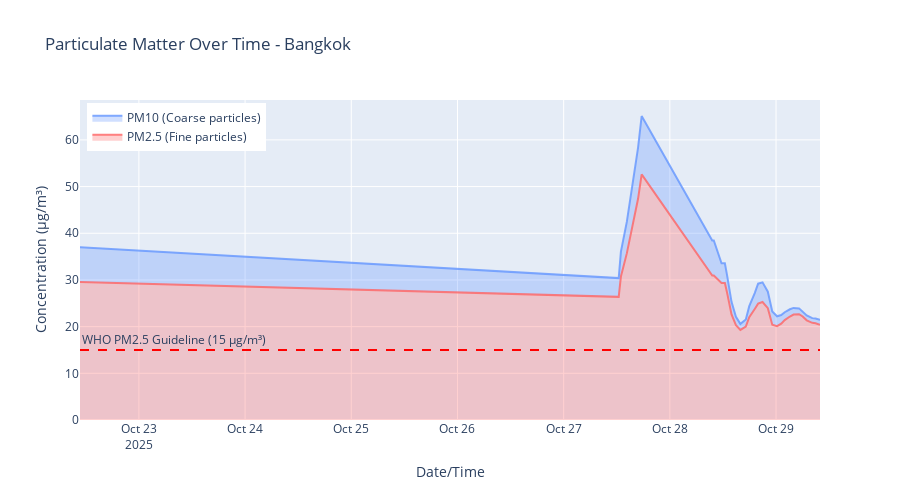

The notebook cell saved with this chart:
### Code cell
# Show PM2.5 vs PM10 for most polluted city (Bangkok)
city_to_plot = 'Bangkok'
city_data = df[df['city_name'] == city_to_plot].sort_values('timestamp')

fig = go.Figure()

fig.add_trace(go.Scatter(
    x=city_data['timestamp'],
    y=city_data['pm2_5'],
    fill='tozeroy',
    name='PM2.5 (Fine particles)',
    line=dict(color='rgba(255, 100, 100, 0.8)', width=2),
    fillcolor='rgba(255, 100, 100, 0.3)'
))

fig.add_trace(go.Scatter(
    x=city_data['timestamp'],
    y=city_data['pm10'],
    fill='tonexty',
    name='PM10 (Coarse particles)',
    line=dict(color='rgba(100, 150, 255, 0.8)', width=2),
    fillcolor='rgba(100, 150, 255, 0.3)'
))

# Add WHO guideline
fig.add_hline(y=15, line_dash="dash", line_color="red", 
              annotation_text="WHO PM2.5 Guideline (15 μg/m³)", 
              annotation_position="top left")

fig.update_layout(
    title=f'Particulate Matter Over Time - {city_to_plot}',
    xaxis_title='Date/Time',
    yaxis_title='Concentration (μg/m³)',
    hovermode='x unified',
    height=500,
    legend=dict(yanchor="top", y=0.99, xanchor="left", x=0.01)
)

fig.show()

print(f"\n📊 In {city_to_plot}:")
print(f"   Average PM2.5: {city_data['pm2_5'].mean():.2f} μg/m³")
print(f"   Average PM10: {city_data['pm10'].mean():.2f} μg/m³")
print(f"   PM2.5 exceeds WHO guideline: {(city_data['pm2_5'] > 15).sum()} times ({(city_data['pm2_5'] > 15).sum() / len(city_data) * 100:.1f}%)")

### Figure 1 — Plotly figure (JSON) as saved in the notebook; plotly's stock layout.template omitted (floating-point values rounded to 4 significant figures)
{"data": [{"fill": "tozeroy", "fillcolor": "rgba(255, 100, 100, 0.3)", "line": {"color": "rgba(255, 100, 100, 0.8)", "width": 2}, "name": "PM2.5 (Fine particles)", "type": "scatter", "x": ["2025-10-22T10:41:18", "2025-10-22T10:47:27", "2025-10-27T12:26:20", "2025-10-27T12:49:45", "2025-10-27T12:56:22", "2025-10-27T14:16:19", "2025-10-27T16:48:54", "2025-10-27T17:37:44", "2025-10-28T09:34:46", "2025-10-28T09:56:04", "2025-10-28T11:39:01", "2025-10-28T11:40:45", "2025-10-28T11:56:16", "2025-10-28T12:26:14", "2025-10-28T12:56:18", "2025-10-28T13:56:24", "2025-10-28T14:56:23", "2025-10-28T15:56:26", "2025-10-28T17:09:56", "2025-10-28T17:56:37", "2025-10-28T19:10:58", "2025-10-28T19:56:47", "2025-10-28T20:56:56", "2025-10-28T22:08:42", "2025-10-28T23:08:58", "2025-10-29T00:13:37", "2025-10-29T01:10:21", "2025-10-29T01:57:19", "2025-10-29T03:07:46", "2025-10-29T03:57:27", "2025-10-29T05:12:36", "2025-10-29T06:01:06", "2025-10-29T06:55:58", "2025-10-29T08:11:31", "2025-10-29T08:56:03", "2025-10-29T09:56:05"], "y": [29.58, 29.58, 26.38, 30.73, 30.73, 35.69, 47.38, 52.63, 30.95, 30.95, 29.36, 29.36, 29.36, 29.36, 27.27, 22.6, 20.32, 19.29, 20.02, 22.04, 23.79, 24.92, 25.28, 23.96, 20.41, 20.11, 20.65, 21.41, 22.17, 22.6, 22.67, 22.18, 21.35, 20.81, 20.73, 20.41]}, {"fill": "tonexty", "fillcolor": "rgba(100, 150, 255, 0.3)", "line": {"color": "rgba(100, 150, 255, 0.8)", "width": 2}, "name": "PM10 (Coarse particles)", "type": "scatter", "x": ["2025-10-22T10:41:18", "2025-10-22T10:47:27", "2025-10-27T12:26:20", "2025-10-27T12:49:45", "2025-10-27T12:56:22", "2025-10-27T14:16:19", "2025-10-27T16:48:54", "2025-10-27T17:37:44", "2025-10-28T09:34:46", "2025-10-28T09:56:04", "2025-10-28T11:39:01", "2025-10-28T11:40:45", "2025-10-28T11:56:16", "2025-10-28T12:26:14", "2025-10-28T12:56:18", "2025-10-28T13:56:24", "2025-10-28T14:56:23", "2025-10-28T15:56:26", "2025-10-28T17:09:56", "2025-10-28T17:56:37", "2025-10-28T19:10:58", "2025-10-28T19:56:47", "2025-10-28T20:56:56", "2025-10-28T22:08:42", "2025-10-28T23:08:58", "2025-10-29T00:13:37", "2025-10-29T01:10:21", "2025-10-29T01:57:19", "2025-10-29T03:07:46", "2025-10-29T03:57:27", "2025-10-29T05:12:36", "2025-10-29T06:01:06", "2025-10-29T06:55:58", "2025-10-29T08:11:31", "2025-10-29T08:56:03", "2025-10-29T09:56:05"], "y": [37.03, 37.03, 30.4, 36.08, 36.08, 42.44, 58.36, 65.12, 38.46, 38.46, 33.57, 33.57, 33.57, 33.57, 30.97, 25.31, 22.11, 20.59, 21.55, 24.39, 27.19, 29.2, 29.48, 27.48, 23.26, 22.22, 22.49, 23.09, 23.72, 24.01, 23.91, 23.29, 22.39, 21.82, 21.75, 21.44]}], "layout": {"annotations": [{"showarrow": false, "text": "WHO PM2.5 Guideline (15 μg/m³)", "x": 0, "xanchor": "left", "xref": "x domain", "y": 15, "yanchor": "bottom", "yref": "y"}], "height": 500, "hovermode": "x unified", "legend": {"x": 0.01, "xanchor": "left", "y": 0.99, "yanchor": "top"}, "shapes": [{"line": {"color": "red", "dash": "dash"}, "type": "line", "x0": 0, "x1": 1, "xref": "x domain", "y0": 15, "y1": 15, "yref": "y"}], "title": {"text": "Particulate Matter Over Time - Bangkok"}, "xaxis": {"title": {"text": "Date/Time"}}, "yaxis": {"title": {"text": "Concentration (μg/m³)"}}}}
